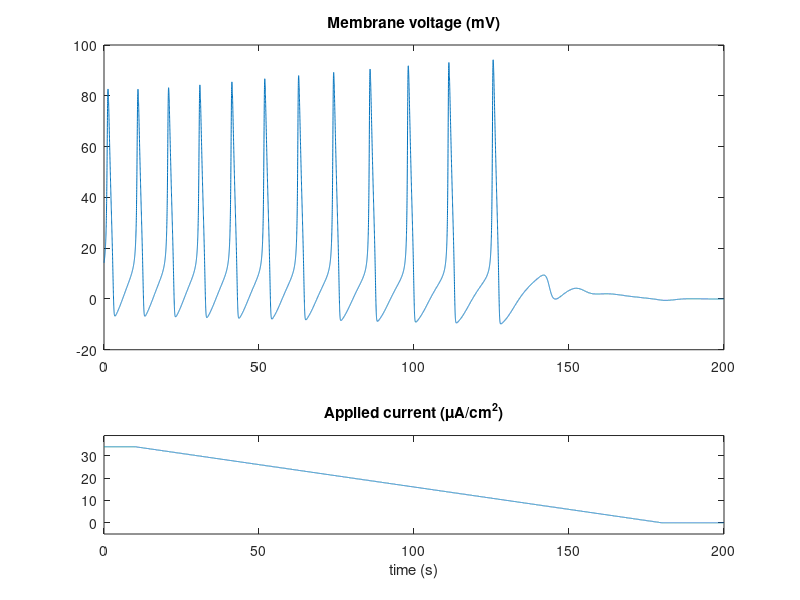

The MATLAB source for this figure:
% Integration of Hodgkin-Huxley equations with Euler method
% Katri Holm
% modified from http://users.cs.dal.ca/~tt/fcns/fcns_programs/spikes/hh.m

clear; 

% maximal conductances (in units of mS/cm^2);
g(1) = 36;    % K
g(2) = 120;   % Na
g(3) = 0.3;   % leak

% battery voltages (in mV);
E(1) = -12;     % K
E(2) = 115;     % Na
E(3) = 10.613;  % V_leak

% Initialization of some variables
I_app = 34;
V = 0;
Cm = 1; % ?F/cm2
x = zeros(1,3); % x includes n, m, h
x(3)=1;

% Time stuff
dt=0.01; % time step for integration
t_stop = 200; % stop time

t_rec=0; % variable for recording

% Integration with Euler method
% start time -30 s --> system in steady-state at 0 s.
for t=-30:dt:t_stop

    % external current applications 
    if t >= 10 && t < 180 % turns applied current on at t=10
        I_app = -0.2*(t-10) + 34;
    end   
    
    if t == 180
        I_app = 0;
    end
      
    % alpha functions used by Hodgkin-and Huxley
    alpha(1) = (10-V)/(100*(exp((10-V)/10)-1)); % alpha_n
    alpha(2) = (25-V)/(10*(exp((25-V)/10)-1));  % alpha_m
    alpha(3) = 0.07*exp(-V/20);                 % alpha_h

    % beta functions used by Hodgkin-and Huxley
    beta(1) = 0.125*exp(-V/80); % beta_n
    beta(2) = 4*exp(-V/18);     % beta_m
    beta(3) = 1/(exp((30-V)/10)+1); % beta_h

    % Tau_x and x_inf are defined with alpha and beta
    tau = 1./(alpha+beta);
    x_inf = alpha.*tau;

    % integration with Euler method
    x = x + ((x_inf - x)./tau).*dt;

    % calculate actual conductances g with given n, m, h
    gnmh(1) = g(1)*x(1)^4;      % gK
    gnmh(2) = g(2)*x(2)^3*x(3); % gNa
    gnmh(3) = g(3);             % gleak

    % Ohm's law
    I = gnmh.*(V-E);

    % update voltage of membrane
    V = V + dt*((-sum(I) + I_app) / Cm);

    % record some variables after equilibration (t = 0) for plotting 
    if t >= 0;
        t_rec = t_rec+1;
        time(t_rec) = t;
        v(t_rec) = V;
        iapp(t_rec) = I_app;

    end
end

figure;
subplot(3,1,1:2);
plot(time, v);
title('Membrane voltage (mV)');

subplot(3,1,3);
plot(time, iapp);
title('Applied current (\muA/cm^2)');
xlabel('time (s)');
axis([0 max(time) -5 max(iapp)+5]);

% $$$ figure;
% $$$ plot(time, iapp);
% $$$ title('Applied current (\muA/cm^2)');
% $$$ xlabel('time (s)');
% $$$ axis([0 max(time) -5 max(iapp)+5]);

